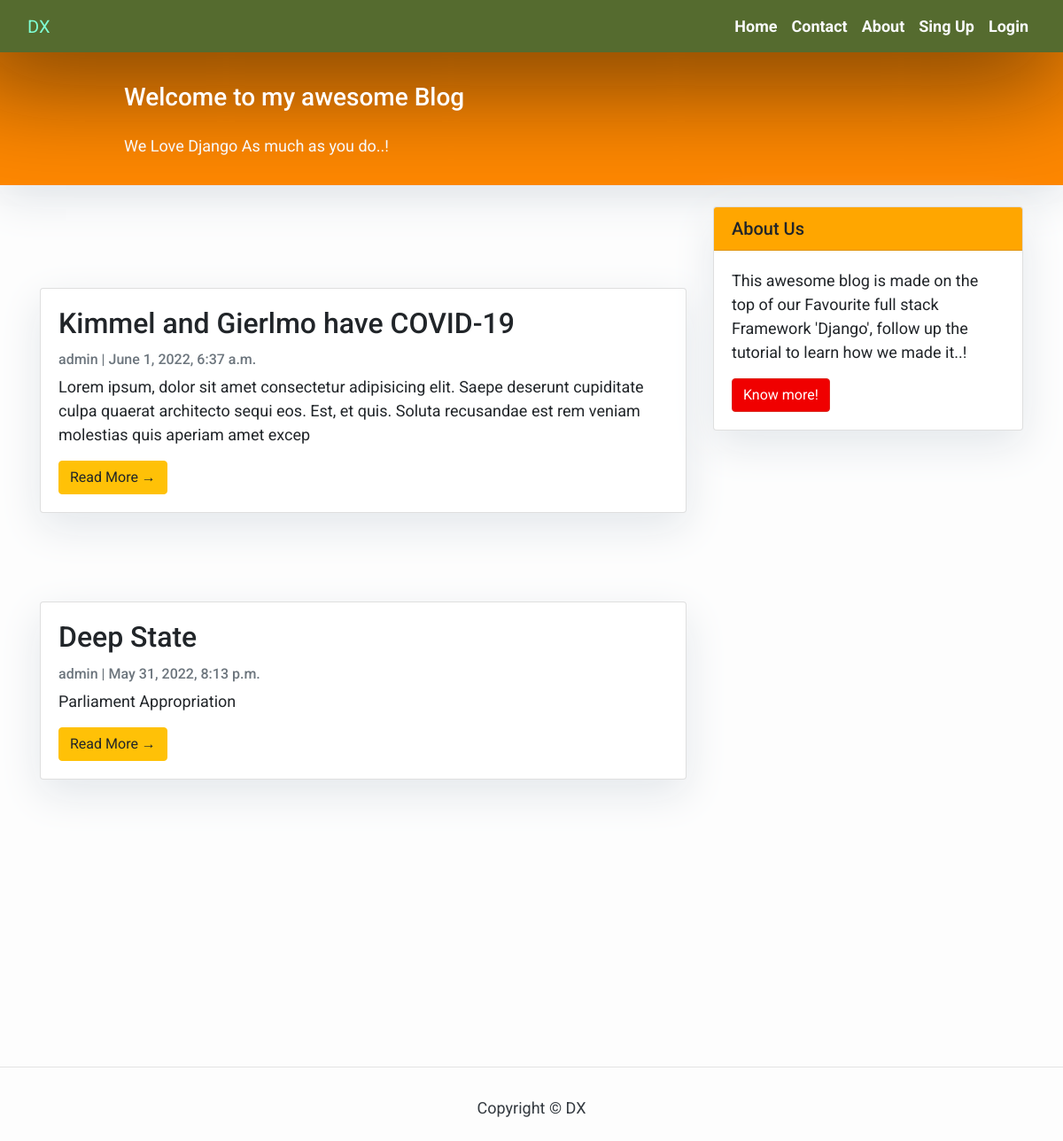
Page /post/ on the committed database.
### blog/models.py (models this page shows, shortened)
class Post(models.Model):
    title = models.CharField(max_length=100, unique=True)
    slug = models.SlugField(max_length=200, unique=True)
    author = models.ForeignKey(User, on_delete=models.CASCADE, related_name='blog_posts')
    updated_on = models.DateTimeField(auto_now=True)
    content = models.TextField(max_length=100000)
    created_on = models.DateTimeField(auto_now_add=True)
    status = models.IntegerField(choices=STATUS, default=0)
    class Meta:
        ordering = ['-created_on']

### blog/views.py (the view)
# urls.py: path('',  views.PostList.as_view(), name='post_list'),
class PostList(generic.ListView):
    queryset = Post.objects.filter(status=1).order_by('-created_on')
    template_name = 'blog/index.html'

### blog/templates/blog/index.html (shortened to what this page needs)
{% extends "blog/base.html" %}
{% block content %}
<header class="masthead">
    <div class="container">
        <div class="row">
            <div class=" col-md-8 col-md-10 mx-auto">
                <div class="site-heading">
                    <h3 class=" site-heading my-4 mt-3 text-white"> Welcome to my awesome Blog </h3>
                    <p class="text-light">We Love Django As much as you do..! &nbsp
                    </p>
                </div>
            </div>
        </div>
    </div>
</header>
<div class="container">
    <div class="row">
        <div class="col-md-8 mt-3 left">
            {% for post in post_list %}
            <div class="card mb-4">
                <div class="card-body">
                    <h2 class="card-title">{{ post.title }}</h2>
                    <p class="card-text text-muted h6">{{ post.author }} | {{ post.created_on}} </p>
                    <p class="card-text">{{post.content|slice:":200" }}</p>
                    <a href="{% url 'post_detail' post.slug  %}" class="btn btn-primary btn-warning">Read More &rarr;</a>
                </div>
            </div>
            {% endfor %}
        </div>
        {% block sidebar %} {% include 'blog/sidebar.html' %} {% endblock sidebar %}
    </div>
</div>
{%endblock%}

### blog/templates/blog/base.html (shortened to what this page needs)
<!DOCTYPE html>
<html>
    <head>
        <link rel="stylesheet" href="https://maxcdn.bootstrapcdn.com/bootstrap/4.0.0/css/bootstrap.min.css"
 />
        {% load static %}
        <link rel="stylesheet" type="text/css" href="{% static 'blog/styles.css' %}">
    </head>
    <body>
        <nav class="navbar navbar-expand-lg" id="mainNav">
            <div class="container-fluid">
                <a class="navbar-brand" href="{% url 'post_list' %}">DX</a>
                <div class="collapse navbar-collapse" id="navbarResponsive">
                    <ul class="navbar-nav ml-auto">
                        <li class="nav-item text-light">
                            <a class="nav-link text-light font-weight-bold" href="{% url 'post_list' %}">Home</a>
                        </li>
                        <li class="nav-item text-light">
                            <a class="nav-link text-light font-weight-bold" href="#">Contact</a>
                        </li>
                        <li class="nav-item text-light">
                            <a class="nav-link text-light font-weight-bold" href="#">About</a>
                        </li>
                        <li class="nav-item text-light">
                            <a class="nav-link text-light font-weight-bold" href="{% url 'register' %}">Sing Up</a>
                        </li>
                        {% if user.is_authenticated %}
                        <li class="nav-item text-light">
                            <a class="nav-link text-light font-weight-bold" href="{% url 'logout' %}">Logout</a>
                        </li>
                        {% else %}
                        <li class="nav-item text-light">
                            <a class="nav-link text-light font-weight-bold" href="{% url 'login' %}">Login</a>
                        </li>
                        {% endif %}
                    </ul>
                </div>
            </div>
        </nav>
        {% block content %}{% endblock content %}
        <hr>
        <footer class="py-3 bg-grey" id="footer">
            <p class="text-dark text-center ">Copyright &copy; DX</p>
        </footer>
    </body>
</html>

### blog/templates/blog/sidebar.html (shortened to what this page needs)
{% block sidebar %}
            <div class="col-md-4 float-right ">
            <div class="card my-4">
                    <h5 class="card-header">About Us</h5>
                <div class="card-body">
                    <p class="card-text"> This awesome blog is made on the top of our Favourite full stack Framework 'Django', follow up the tutorial to learn how we made it..!</p>
                    <a href="https://djangocentral.com/building-a-blog-application-with-django"
                    class="btn btn-danger">Know more!</a>
                </div>
            </div>
            </div>
    {% endblock sidebar %}

### blog/static/blog/styles.css (style rules this page uses)
body { font-family: "Roboto", sans-serif; font-size: 17px; background-color: #fdfdfd; }
.btn-danger { color: #fff; background-color: #f00000; border-color: #dc281e; }
.masthead { background: #ff8800; height: auto; padding-bottom: 15px; box-shadow: 0 16px 48px #E3E7EB; padding-top: 10px; }
.navbar { background: darkolivegreen; }
.navbar-brand { color: aquamarine; }
.card { margin-top: 100px; }
hr { margin-top: 300px; }
.card-header { background-color: #ffa600; }

### blog/templates/blog/index.html (style rules this page uses)
body { font-family: "Roboto", sans-serif; font-size: 18px; background-color: #fdfdfd; }
.card { box-shadow: 0 16px 48px #E3E7EB; }

### blog/templates/blog/sidebar.html (style rules this page uses)
.card { box-shadow: 0 16px 48px #E3E7EB; }

### rows in the picture
Post: title "Kimmel and Gierlmo have COVID-19", author "admin", created_on "June 1, 2022, 6:37 a.m.", content "Lorem ipsum, dolor sit amet consectetur adipisicing elit. Saepe deserunt cupiditate culpa quaerat architecto sequi eos. Est, et quis. Soluta recusandae est rem veniam molestias quis aperiam amet excep"
Post: title "Deep State", author "admin", created_on "May 31, 2022, 8:13 p.m.", content "Parliament Appropriation"
